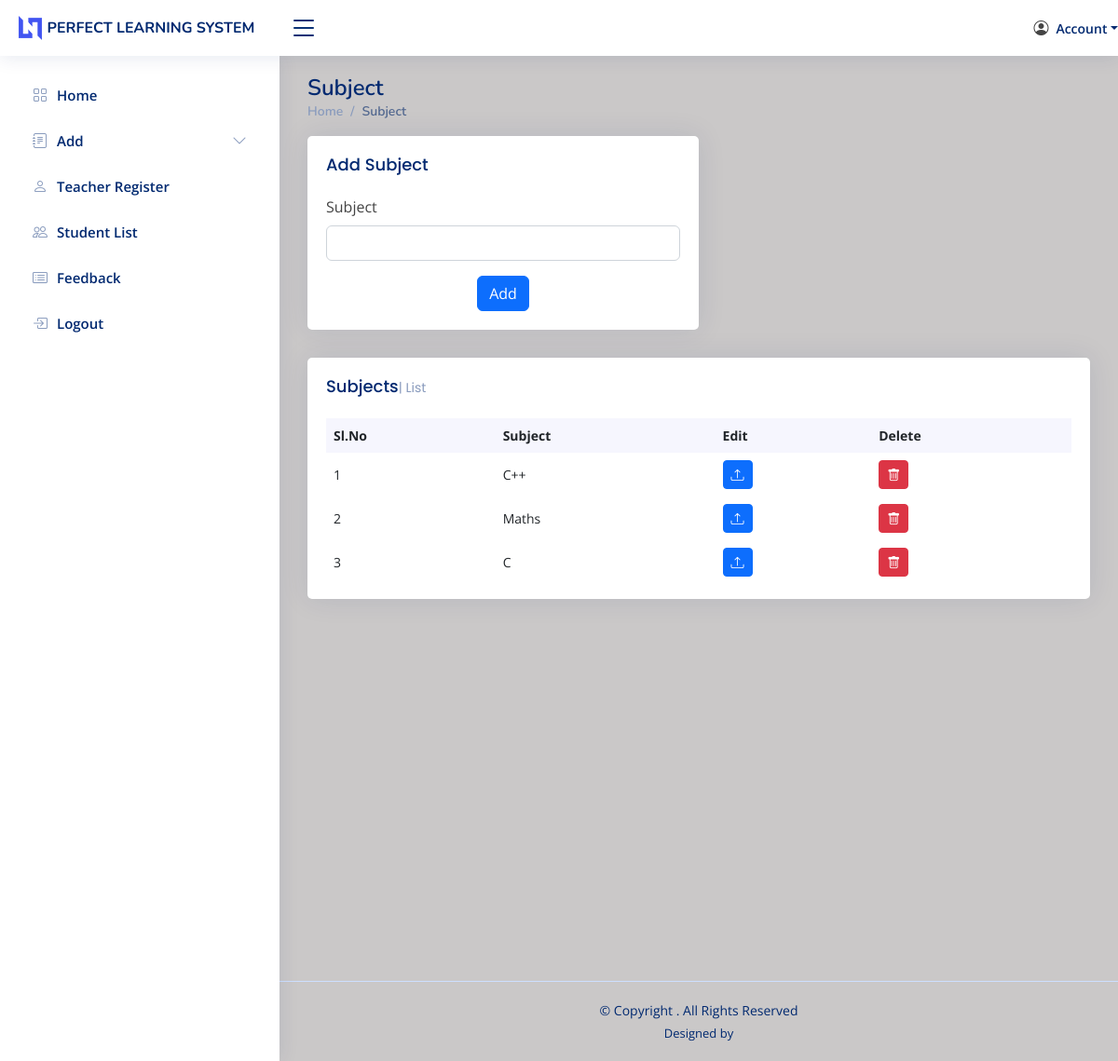
/master/subject.php, run on the app's committed database.
### tables this page shows
CREATE TABLE IF NOT EXISTS `tb_subject` (
  `sb_id` int(11) NOT NULL AUTO_INCREMENT,
  `subject` varchar(60) NOT NULL,
  PRIMARY KEY (`sb_id`)
);

### master/subject.php (the view, shortened to what this page needs)
<?php
include 'header.php';
include '../connection.php';
?>
<div class="pagetitle">
    <h1>Subject</h1>
    <nav>
      <ol class="breadcrumb">
        <li class="breadcrumb-item"><a href="#">Home</a></li>
        <li class="breadcrumb-item active">Subject</li>
      </ol>
    </nav>
</div>
<div class="col-lg-6">
    <div class="card">
        <div class="card-body">
            <h5 class="card-title">Add Subject</h5>
            <form class="row g-3"method='post' action="" enctype="multipart/form-data">
            <div class="col-12">
                <label for="subject" class="form-label">Subject</label>
                <input type="text" name="subject" class="form-control" id="subject">
            </div>
            <div class="text-center">
                <input type="submit" name="submit" class="btn btn-primary" value="Add">
            </div>
            </form>
        </div>
    </div>
</div>
<section class="section dashboard">
    <div class="row">
        <div class="col-lg-12">
            <div class="row">
            <?php
            $sql = mysqli_query($con,"select * from tb_subject");
            $n = mysqli_num_rows($sql);
            if($n>0){ ?>
                <div class="col-12">
                    <div class="card top-selling overflow-auto">
                    <div class="card-body pb-0">
                        <h5 class="card-title">Subjects<span>| List</span></h5>
                        <table class="table table-borderless">
                        <thead>
                            <tr>
                            <th scope="col">Sl.No</th>
                            <th scope="col">Subject</th>
                            <th scope="col">Edit</th>
                            <th scope="col">Delete</th>
                            </tr>
                        </thead>
                        <tbody>
                           <?php
                           $c = 1;
                           while($r=mysqli_fetch_array($sql)) { ?>
                            <tr>
                            <td><?php echo $c ?></td>
                            <td><?php echo $r['subject']; ?></td>
                            <td><a href="update_subject.php?sb_id=<?php echo $r['sb_id']; ?>" class="btn btn-primary btn-sm" title="Upload new profile image"><i class="bi bi-upload"></i></a></td>
                            <td><a href="delete_subject.php?sb_id=<?php echo $r['sb_id']; ?>" class="btn btn-danger btn-sm" title="Remove my profile image"><i class="bi bi-trash"></i></a></td>
                            </tr>
                           <?php $c+=1; } ?>
                        </tbody>
                        </table>
                    </div>
                    </div>
                </div>
                <?php } else{ ?>
                <div class="col-12"></div>
                <?php
                } ?>
            </div>
        </div>
    </div>
</section>
<?php
include 'footer.php';
?>

### static/admin/assets/css/style.css (style rules this page uses)
:root { scroll-behavior: smooth; }
body { font-family: "Open Sans", sans-serif; background: #f6f9ff; color: #444444; }
a { color: #4154f1; text-decoration: none; }
h1, h2, h3, h4, h5, h6 { font-family: "Nunito", sans-serif; }
.pagetitle { margin-bottom: 10px; }
.pagetitle h1 { font-size: 24px; margin-bottom: 0; font-weight: 600; color: #012970; }
.card { margin-bottom: 30px; border: none; border-radius: 5px; box-shadow: 0px 0 30px rgba(1, 41, 112, 0.1); }
.card-title { padding: 20px 0 15px 0; font-size: 18px; font-weight: 500; color: #012970; font-family: "Poppins", sans-serif; }
.card-title span { color: #899bbd; font-size: 14px; font-weight: 400; }
.card-body { padding: 0 20px 20px 20px; }
.breadcrumb { font-size: 14px; font-family: "Nunito", sans-serif; color: #899bbd; font-weight: 600; }
.breadcrumb a { color: #899bbd; transition: 0.3s; }
.breadcrumb .breadcrumb-item::before { color: #899bbd; }
.breadcrumb .active { color: #51678f; font-weight: 600; }
.dashboard .top-selling { font-size: 14px; }
.dashboard .top-selling .table thead { background: #f6f6fe; }
.dashboard .top-selling .table thead th { border: 0; }
.dashboard .top-selling .table tbody td { vertical-align: middle; }

### data on the page
tb_subject: subject "C++"
tb_subject: subject "Maths"
tb_subject: subject "C"
